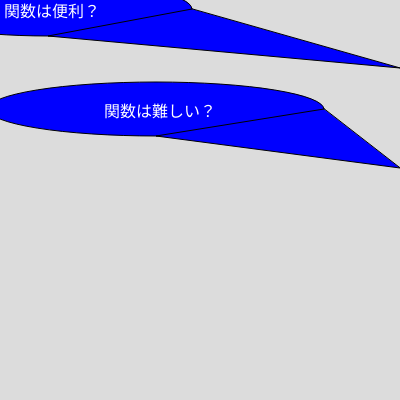
Frame 1 (no input)
Frame 60 (no input): identical to frame 1, image omitted
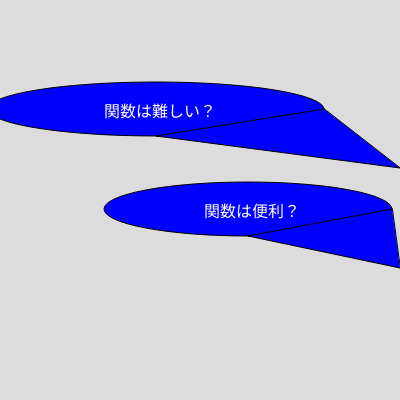
Frame 120 (the mouse pressed at the canvas centre since frame 60)

The p5.js sketch that drew these frames (run headless with seeded random() and noise() and a simulated clock; from frame 60 on, the mouse is pressed at the canvas centre):

// p5.js sketch
// ── sketch.js
// 吹き出し
function setup(){
  createCanvas(400, 400);
  textSize(16);
}

function draw(){
  background(220);
  balloon("関数は難しい？", 100, 100);
  balloon("関数は便利？", mouseX, mouseY);
}

function balloon(t, x, y){
  const w = textWidth(t); // テキストの幅
  const h = textAscent() + textDescent(); // テキストの高さ
  const p = 4; // 余白の大きさ (padding)

  push();

  fill('blue');
  ellipse(x+w/2,y+h/2,w*3,h*3);
  // rect(x,y,w+2*p,h+p);// BLANK[1] 吹き出しの背景を先に描く

  triangle(x+2*w,y+h/2, x+w/2,y+2*h, width,y+h+50);// BLANK[2] 吹き出しの三角形を描く

  // 吹き出しのテキストを次に描く
  textAlign(LEFT, CENTER);
  fill(255);
  text(t, x + p, y + h / 2 + p);
  
  pop();
}
